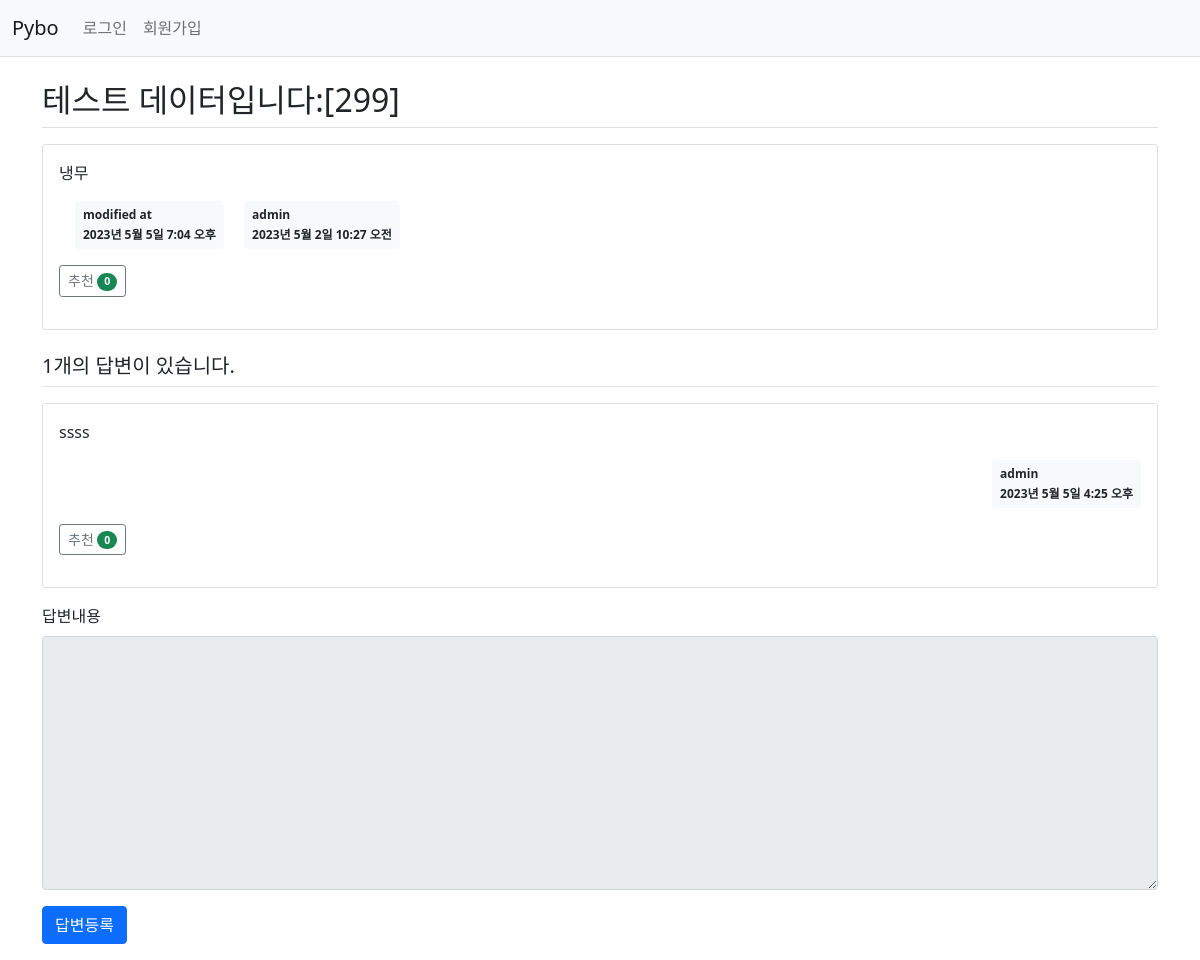
The app's page /pybo/305/, older data.
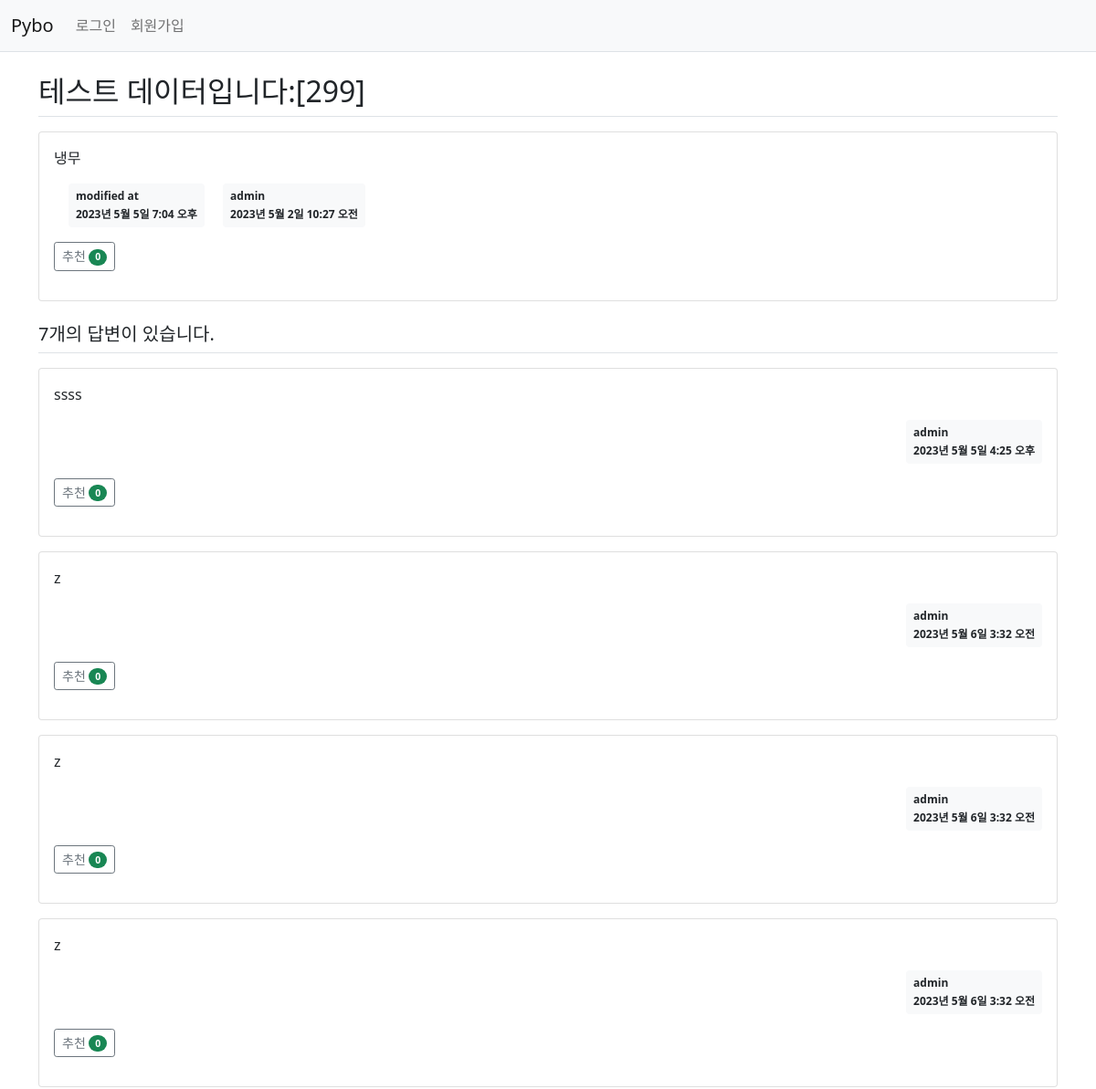
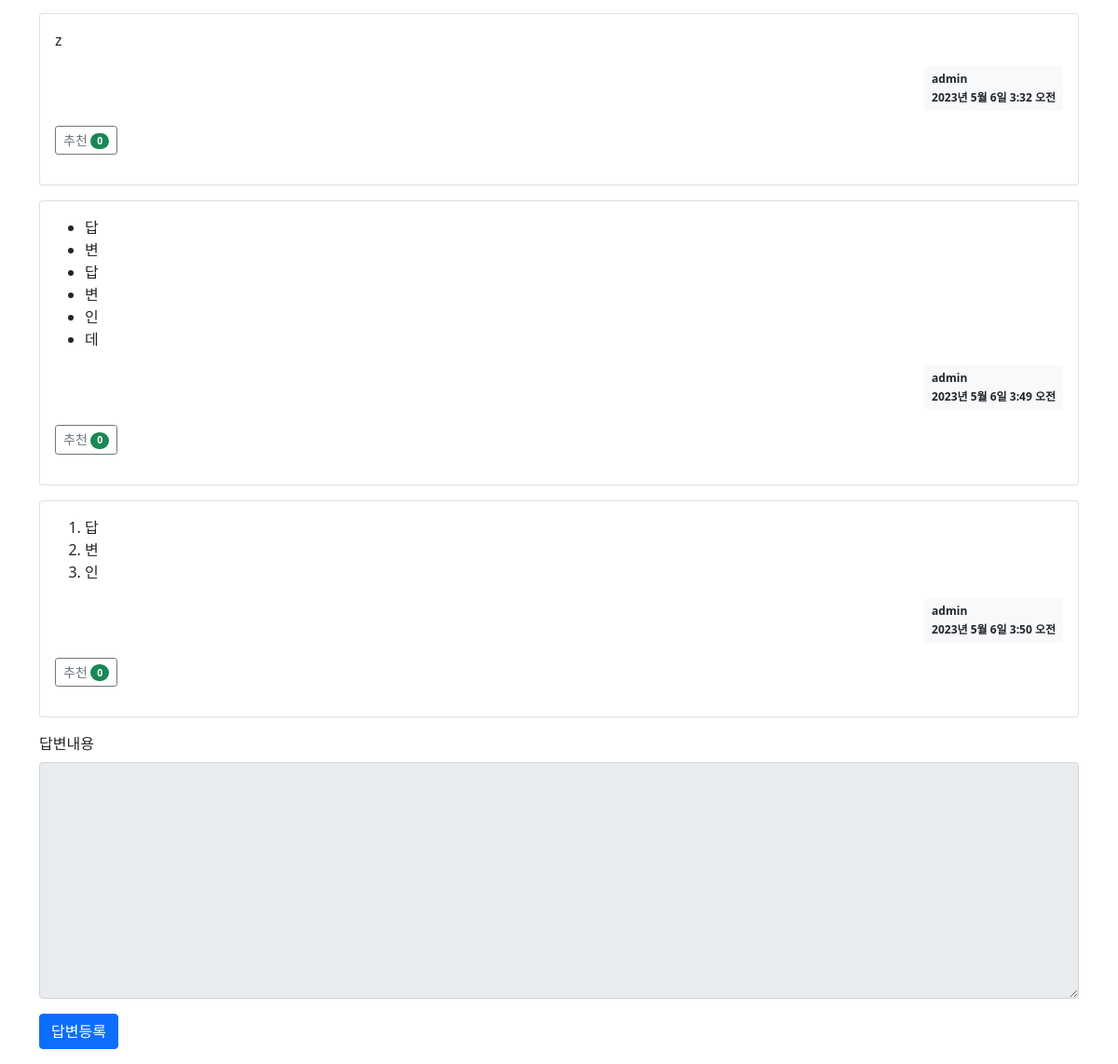
The same page, newer data (2 pictures, top to bottom).
### pybo/models.py (models this page shows, shortened)
class Question(models.Model):
    author = models.ForeignKey(User, on_delete=models.CASCADE, related_name='author_question',null=True, default=None)
    subject = models.CharField(max_length=200)
    content = models.TextField()
    create_date = models.DateTimeField()
    modify_date = models.DateTimeField(null=True, blank=True)
    voter = models.ManyToManyField(User, related_name='voter_question')

class Answer(models.Model):
    author = models.ForeignKey(User, on_delete=models.CASCADE, related_name='author_answer', null=True, default=None)
    question = models.ForeignKey(Question, on_delete=models.CASCADE)
    content = models.TextField()
    create_date = models.DateTimeField()
    modify_date = models.DateTimeField(null=True, blank=True)
    voter = models.ManyToManyField(User, related_name='voter_answer')

### pybo/views/base_views.py (the view)
def detail(request, question_id):
    question = get_object_or_404(Question, pk=question_id)
    context = {'question': question}
    return render(request, 'pybo/question_detail.html', context)

### pybo/templatetags/pybo_filter.py (called while the page is built)
@register.filter
def mark(value):
    extensions = ["nl2br", "fenced_code"]
    return mark_safe(markdown.markdown(value, extensions=extensions))

### templates/pybo/question_detail.html (shortened to what this page needs)
{% extends 'base.html' %}
{% load pybo_filter %}
{% block content %}
<div class="container my-3">
    <h2 class="border-bottom py-2">{{ question.subject }}</h2>
    <div class="card my-3">
        <div class="card-body">
            <div class="card-text">{{ question.content|mark }}</div>
            {% if question.modify_date %}
            <div class="badge bg-light text-dark p-2 text-start mx-3">
                <div class="mb-2">modified at</div>
                <div>{{ question.modify_date }}</div>
            </div>
            {% endif %}
            <div class="badge bg-light text-dark p-2 text-start">
                <div class="mb-2">{{ question.author.username }}</div>
                <div>{{ question.create_date }}</div>
            </div>
            <div class="my-3">
                <a href="javascript:void(0)" data-uri="{% url 'pybo:question_vote' question.id  %}"
                    class="recommend btn btn-sm btn-outline-secondary"> 추천
                    <span class="badge rounded-pill bg-success">{{question.voter.count}}</span>
                </a>
            </div>
        </div>
    </div>
    <h5 class="border-bottom my-3 py-2">{{question.answer_set.count}}개의 답변이 있습니다.</h5>
    {% for answer in question.answer_set.all %}
    <div class="card my-3">
        <div class="card-body">
            <div class="card-text">{{ answer.content|mark }}</div>
            <div class="d-flex justify-content-end">
                <div class="badge bg-light text-dark p-2 text-start">
                    <div class="mb-2">{{ answer.author.username }}</div>
                    <div>{{ answer.create_date }}</div>
                </div>
            </div>
            <div class="my-3">
                <a href="javascript:void(0)" data-uri="{% url 'pybo:answer_vote' answer.id  %}"
                    class="recommend btn btn-sm btn-outline-secondary"> 추천
                    <span class="badge rounded-pill bg-success">{{answer.voter.count}}</span>
                </a>
            </div>
        </div>
    </div>
    {% endfor %}
    <form action="{% url 'pybo:answer_create' question.id %}" method="post" class="my-3">
        <div class="mb-3">
            <label for="content" class="form-label">답변내용</label>
            <textarea {% if not user.is_authenticated %}disabled{% endif %}
              name="content" id="content" class="form-control" rows="10"></textarea>
        </div>
        <input type="submit" value="답변등록" class="btn btn-primary">
    </form>
</div>
{% endblock %}

### templates/base.html (shortened to what this page needs)
{% load static %}
<!doctype html>
<html lang="ko">
<head>
    <link rel="stylesheet" type="text/css" href="{% static 'bootstrap.min.css' %}">
    <link rel="stylesheet" type="text/css" href="{% static 'style.css' %}">
</head>
<body>
{% include "navbar.html" %}
{% block content %}
{% endblock %}
</body>
</html>

### templates/navbar.html (shortened to what this page needs)
<nav class="navbar navbar-expand-lg navbar-light bg-light border-bottom">
    <div class="container-fluid">
        <a class="navbar-brand" href="{% url 'pybo:index' %}">Pybo</a>
        <div class="collapse navbar-collapse" id="navbarSupportedContent">
            <ul class="navbar-nav me-auto mb-2 mb-lg-0">
                <li class="nav-item">
                    {% if user.is_authenticated %}
                    <a class="nav-link" href="{% url 'common:logout' %}">{{ user.username }} (로그아웃)</a>
                    {% else %}
                    <a class="nav-link" href="{% url 'common:login' %}">로그인</a>
                    {% endif %}
                </li>
                <li>
                    {% if not user.is_authenticated %}
                    <a class="nav-link" href="{% url 'common:signup' %}">회원가입</a>
                    {% endif %}
                </li>
            </ul>
        </div>
    </div>
</nav>

Row changes from the older to the newer data that the page shows:
computed for Question "테스트 데이터입니다:[299]": answer_set.count "1" → "7"
added Answer: content|mark "z", author.username "admin", create_date "2023년 5월 6일 3:32 오전", voter.count "0"
added Answer: content|mark "z", author.username "admin", create_date "2023년 5월 6일 3:32 오전", voter.count "0"
added Answer: content|mark "z", author.username "admin", create_date "2023년 5월 6일 3:32 오전", voter.count "0"
added Answer: content|mark "z", author.username "admin", create_date "2023년 5월 6일 3:32 오전", voter.count "0"
added Answer: content|mark "답 변 답 변 인 데", author.username "admin", create_date "2023년 5월 6일 3:49 오전", voter.count "0"
added Answer: content|mark "답 변 인", author.username "admin", create_date "2023년 5월 6일 3:50 오전", voter.count "0"
